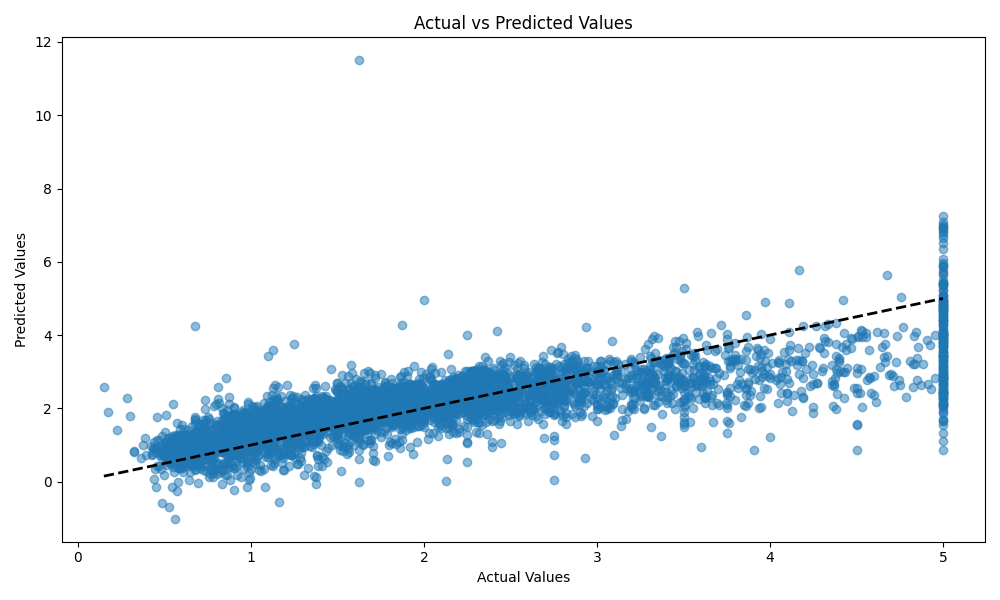

Generate this figure with Python:
import pandas as pd
from sklearn.datasets import fetch_california_housing
import seaborn as sns
import matplotlib
matplotlib.use('Agg')
import matplotlib.pyplot as plt

from sklearn.model_selection import train_test_split
from sklearn.linear_model import LinearRegression

california = fetch_california_housing()

print (california.target)

data = pd.DataFrame(california.data, columns=california.feature_names)
target = pd.Series(california.target)

print(data.head())

correlation_matrix = data.corr()

plt.figure(figsize=(10, 8))
sns.heatmap(correlation_matrix, annot=True, fmt=".2f", cmap='coolwarm', square=True, cbar_kws={"shrink": .8})
plt.title('Correlation Matrix of California Housing Dataset')
plt.tight_layout()
plt.savefig('correlation_matrix.png')
plt.close()

train_X, test_X, train_y, test_y = train_test_split(data, target, test_size=0.2, random_state=42)

print("Training set size:", train_X.shape)
print("Test set size:", test_X.shape)

model = LinearRegression()
model.fit(train_X, train_y)

predictions = model.predict(test_X)

plt.figure(figsize=(10, 6))
plt.scatter(test_y, predictions, alpha=0.5)
plt.xlabel('Actual Values')
plt.ylabel('Predicted Values')
plt.title('Actual vs Predicted Values')
plt.plot([test_y.min(), test_y.max()], [test_y.min(), test_y.max()], 'k--', lw=2)
plt.tight_layout()
plt.savefig('linear_regression.png')
plt.close()
